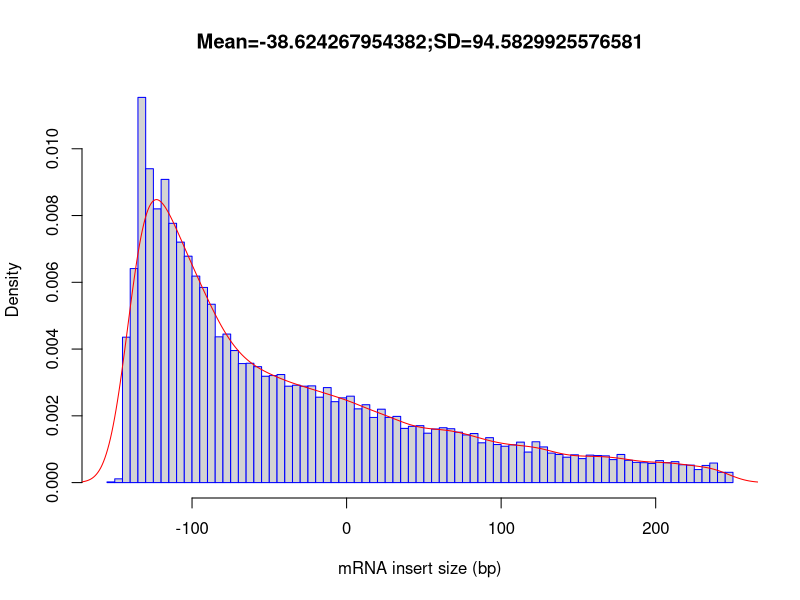

Here is the R script that generated this plot:
out_file = 'output/test'
pdf('output/test.inner_distance_plot.pdf')
fragsize=rep(c(-247.5,-242.5,-237.5,-232.5,-227.5,-222.5,-217.5,-212.5,-207.5,-202.5,-197.5,-192.5,-187.5,-182.5,-177.5,-172.5,-167.5,-162.5,-157.5,-152.5,-147.5,-142.5,-137.5,-132.5,-127.5,-122.5,-117.5,-112.5,-107.5,-102.5,-97.5,-92.5,-87.5,-82.5,-77.5,-72.5,-67.5,-62.5,-57.5,-52.5,-47.5,-42.5,-37.5,-32.5,-27.5,-22.5,-17.5,-12.5,-7.5,-2.5,2.5,7.5,12.5,17.5,22.5,27.5,32.5,37.5,42.5,47.5,52.5,57.5,62.5,67.5,72.5,77.5,82.5,87.5,92.5,97.5,102.5,107.5,112.5,117.5,122.5,127.5,132.5,137.5,142.5,147.5,152.5,157.5,162.5,167.5,172.5,177.5,182.5,187.5,192.5,197.5,202.5,207.5,212.5,217.5,222.5,227.5,232.5,237.5,242.5,247.5),times=c(0,0,0,0,0,0,0,0,0,0,0,0,0,0,0,0,0,0,0,2,11,424,624,1123,915,798,884,756,701,660,602,569,520,425,433,385,347,348,338,310,312,315,281,284,281,282,249,277,236,247,252,215,227,190,214,190,193,158,164,166,144,156,160,157,147,139,143,116,131,111,106,110,118,89,119,104,86,82,74,81,70,80,79,78,67,82,65,59,58,56,64,58,61,52,51,38,50,57,30,30))
frag_sd = sd(fragsize)
frag_mean = mean(fragsize)
frag_median = median(fragsize)
write(x=c("Name","Mean","Median","sd"), sep="\t", file=stdout(),ncolumns=4)
write(c(out_file,frag_mean,frag_median,frag_sd),sep="\t", file=stdout(),ncolumns=4)
hist(fragsize,probability=T,breaks=100,xlab="mRNA insert size (bp)",main=paste(c("Mean=",frag_mean,";","SD=",frag_sd),collapse=""),border="blue")
lines(density(fragsize,bw=10),col='red')
dev.off()
